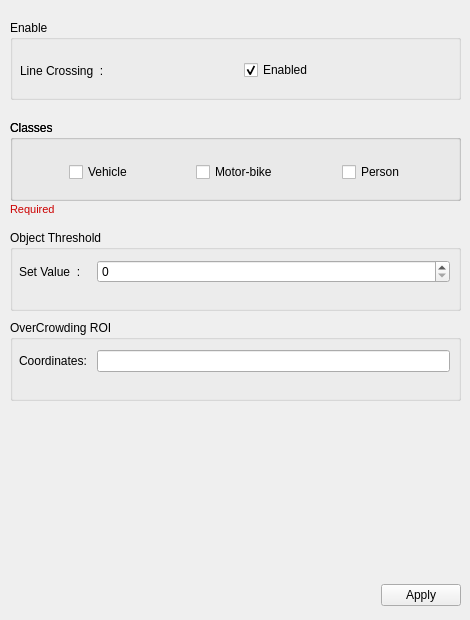
        <widget class="QWidget" name="OverCrowding">
         <attribute name="title">
          <string>OverCrowding</string>
         </attribute>
         <widget class="QGroupBox" name="groupBox_8">
          <property name="geometry">
           <rect>
            <x>10</x>
            <y>20</y>
            <width>451</width>
            <height>80</height>
           </rect>
          </property>
          <property name="title">
           <string>Enable</string>
          </property>
          <widget class="QWidget" name="horizontalLayoutWidget_8">
           <property name="geometry">
            <rect>
             <x>0</x>
             <y>30</y>
             <width>451</width>
             <height>41</height>
            </rect>
           </property>
           <layout class="QHBoxLayout" name="horizontalLayout_8">
            <property name="leftMargin">
             <number>10</number>
            </property>
            <item>
             <widget class="QLabel" name="label_8">
              <property name="text">
               <string>Line Crossing  :  </string>
              </property>
             </widget>
            </item>
            <item>
             <widget class="QCheckBox" name="oc_enabled">
              <property name="text">
               <string>Enabled</string>
              </property>
              <property name="checked">
               <bool>true</bool>
              </property>
             </widget>
            </item>
           </layout>
          </widget>
         </widget>
         <widget class="QGroupBox" name="groupBox_9">
          <property name="geometry">
           <rect>
            <x>10</x>
            <y>120</y>
            <width>451</width>
            <height>81</height>
           </rect>
          </property>
          <property name="title">
           <string>Classes</string>
          </property>
          <widget class="QGroupBox" name="groupBox_10">
           <property name="geometry">
            <rect>
             <x>0</x>
             <y>0</y>
             <width>451</width>
             <height>81</height>
            </rect>
           </property>
           <property name="title">
            <string>Classes</string>
           </property>
           <widget class="QWidget" name="horizontalLayoutWidget_9">
            <property name="geometry">
             <rect>
              <x>1</x>
              <y>40</y>
              <width>451</width>
              <height>25</height>
             </rect>
            </property>
            <layout class="QHBoxLayout" name="horizontalLayout_9">
             <item>
              <spacer name="horizontalSpacer_15">
               <property name="orientation">
                <enum>Qt::Horizontal</enum>
               </property>
               <property name="sizeHint" stdset="0">
                <size>
                 <width>40</width>
                 <height>20</height>
                </size>
               </property>
              </spacer>
             </item>
             <item>
              <widget class="QCheckBox" name="oc_checkBox_person_2">
               <property name="text">
                <string>Vehicle</string>
               </property>
              </widget>
             </item>
             <item>
              <spacer name="horizontalSpacer_16">
               <property name="orientation">
                <enum>Qt::Horizontal</enum>
               </property>
               <property name="sizeHint" stdset="0">
                <size>
                 <width>40</width>
                 <height>20</height>
                </size>
               </property>
              </spacer>
             </item>
             <item>
              <widget class="QCheckBox" name="oc_checkBox_face_2">
               <property name="text">
                <string>Motor-bike</string>
               </property>
               <property name="checked">
                <bool>false</bool>
               </property>
              </widget>
             </item>
             <item>
              <spacer name="horizontalSpacer_17">
               <property name="orientation">
                <enum>Qt::Horizontal</enum>
               </property>
               <property name="sizeHint" stdset="0">
                <size>
                 <width>40</width>
                 <height>20</height>
                </size>
               </property>
              </spacer>
             </item>
             <item>
              <widget class="QCheckBox" name="oc_checkBox_bag_2">
               <property name="text">
                <string>Person</string>
               </property>
              </widget>
             </item>
             <item>
              <spacer name="horizontalSpacer_18">
               <property name="orientation">
                <enum>Qt::Horizontal</enum>
               </property>
               <property name="sizeHint" stdset="0">
                <size>
                 <width>40</width>
                 <height>20</height>
                </size>
               </property>
              </spacer>
             </item>
            </layout>
           </widget>
          </widget>
         </widget>
         <widget class="QGroupBox" name="groupBox_11">
          <property name="geometry">
           <rect>
            <x>10</x>
            <y>230</y>
            <width>451</width>
            <height>81</height>
           </rect>
          </property>
          <property name="title">
           <string>Object Threshold</string>
          </property>
          <widget class="QWidget" name="formLayoutWidget">
           <property name="geometry">
            <rect>
             <x>9</x>
             <y>30</y>
             <width>431</width>
             <height>41</height>
            </rect>
           </property>
           <layout class="QFormLayout" name="formLayout">
            <item row="0" column="1">
             <widget class="QSpinBox" name="spinBox"/>
            </item>
            <item row="0" column="0">
             <widget class="QLabel" name="label_9">
              <property name="text">
               <string>Set Value  :   </string>
              </property>
             </widget>
            </item>
           </layout>
          </widget>
         </widget>
         <widget class="QWidget" name="horizontalLayoutWidget_10">
          <property name="geometry">
           <rect>
            <x>10</x>
            <y>580</y>
            <width>451</width>
            <height>31</height>
           </rect>
          </property>
          <layout class="QHBoxLayout" name="horizontalLayout_10">
           <item>
            <spacer name="horizontalSpacer_19">
             <property name="orientation">
              <enum>Qt::Horizontal</enum>
             </property>
             <property name="sizeHint" stdset="0">
              <size>
               <width>40</width>
               <height>20</height>
              </size>
             </property>
            </spacer>
           </item>
           <item>
            <widget class="QPushButton" name="pushButton_2">
             <property name="text">
              <string>Apply</string>
             </property>
            </widget>
           </item>
          </layout>
         </widget>
         <widget class="QGroupBox" name="groupBox_12">
          <property name="geometry">
           <rect>
            <x>10</x>
            <y>320</y>
            <width>451</width>
            <height>81</height>
           </rect>
          </property>
          <property name="title">
           <string>OverCrowding ROI</string>
          </property>
          <widget class="QWidget" name="formLayoutWidget_2">
           <property name="geometry">
            <rect>
             <x>9</x>
             <y>30</y>
             <width>431</width>
             <height>31</height>
            </rect>
           </property>
           <layout class="QFormLayout" name="formLayout_2">
            <item row="0" column="0">
             <widget class="QLabel" name="label_13">
              <property name="text">
               <string>Coordinates: </string>
              </property>
             </widget>
            </item>
            <item row="0" column="1">
             <widget class="QLineEdit" name="lineEdit_5"/>
            </item>
           </layout>
          </widget>
         </widget>
         <widget class="QLabel" name="label_15">
          <property name="geometry">
           <rect>
            <x>10</x>
            <y>200</y>
            <width>451</width>
            <height>16</height>
           </rect>
          </property>
          <property name="font">
           <font>
            <pointsize>8</pointsize>
           </font>
          </property>
          <property name="styleSheet">
           <string notr="true">color: rgb(204, 0, 0);</string>
          </property>
          <property name="text">
           <string>Required</string>
          </property>
          <property name="alignment">
           <set>Qt::AlignBottom|Qt::AlignLeading|Qt::AlignLeft</set>
          </property>
         </widget>
        </widget>
